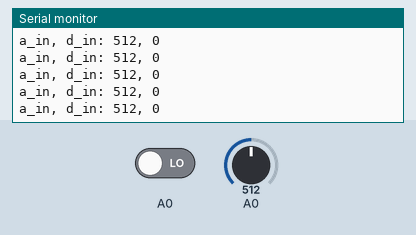
This sketch was run on a simulated Arduino Uno, built with avr-gcc and run on an emulated ATmega328P. Parts: the last lines printed to the serial monitor. The test bench sets the inputs (shaded band); at power-on: A0 = 512, A0 LOW.

Above: at 1.2 s.
1.3 s: A0 set to 988
At 1.33 s:
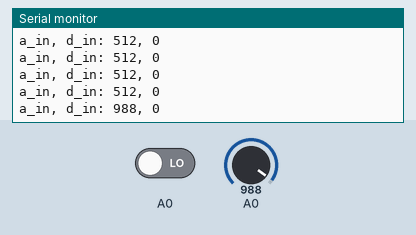
4.3 s: A0 set to 1010
At 4.3 s:
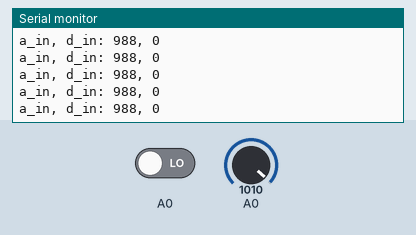
Timing chart, 0 to 7.3 s (numbered marks = the images above; inputs shaded):
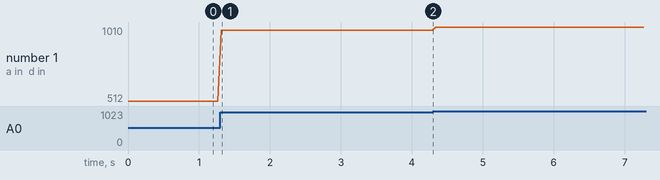

The sketch:

AD-read-done.ino
```cpp
void setup() {
  Serial.begin(9600);
  pinMode(A0, INPUT);
}

int a_in = 0;
int d_in = 0;
void loop() {

	a_in = analogRead(A0);
	d_in = digitalRead(A0);

	Serial.print("a_in, d_in: ");
	Serial.print(a_in);
	Serial.print(", ");
	Serial.println(d_in);

	delay(50);

  // put your main code here, to run repeatedly:

}
```

Measured:
- after the input at 1.3 s, the serial monitor: prints a new line at once (image 1)
- plotted number 1: 512 → 988 after the input at 1.3 s, 988 → 1010 after the input at 4.3 s
